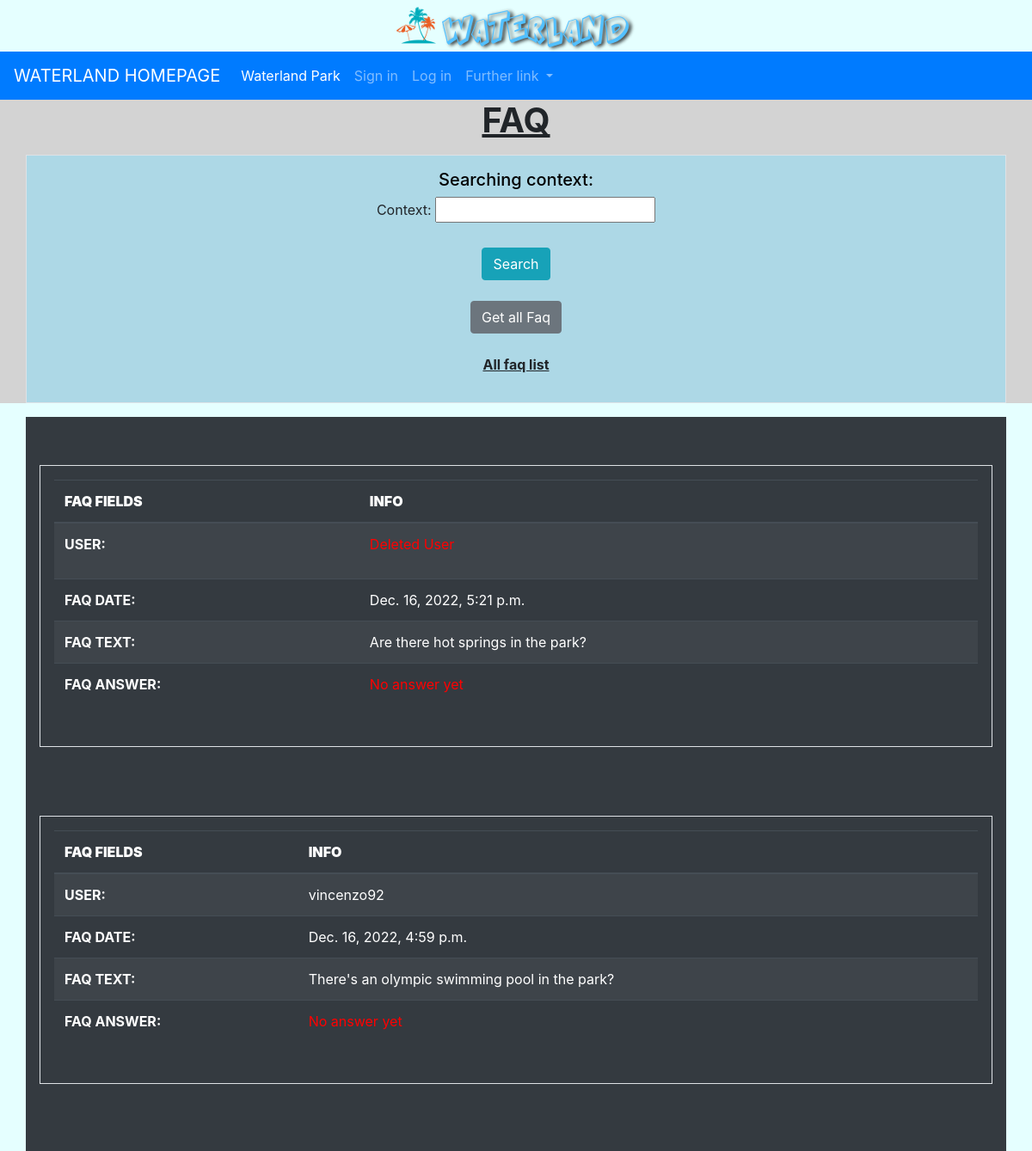
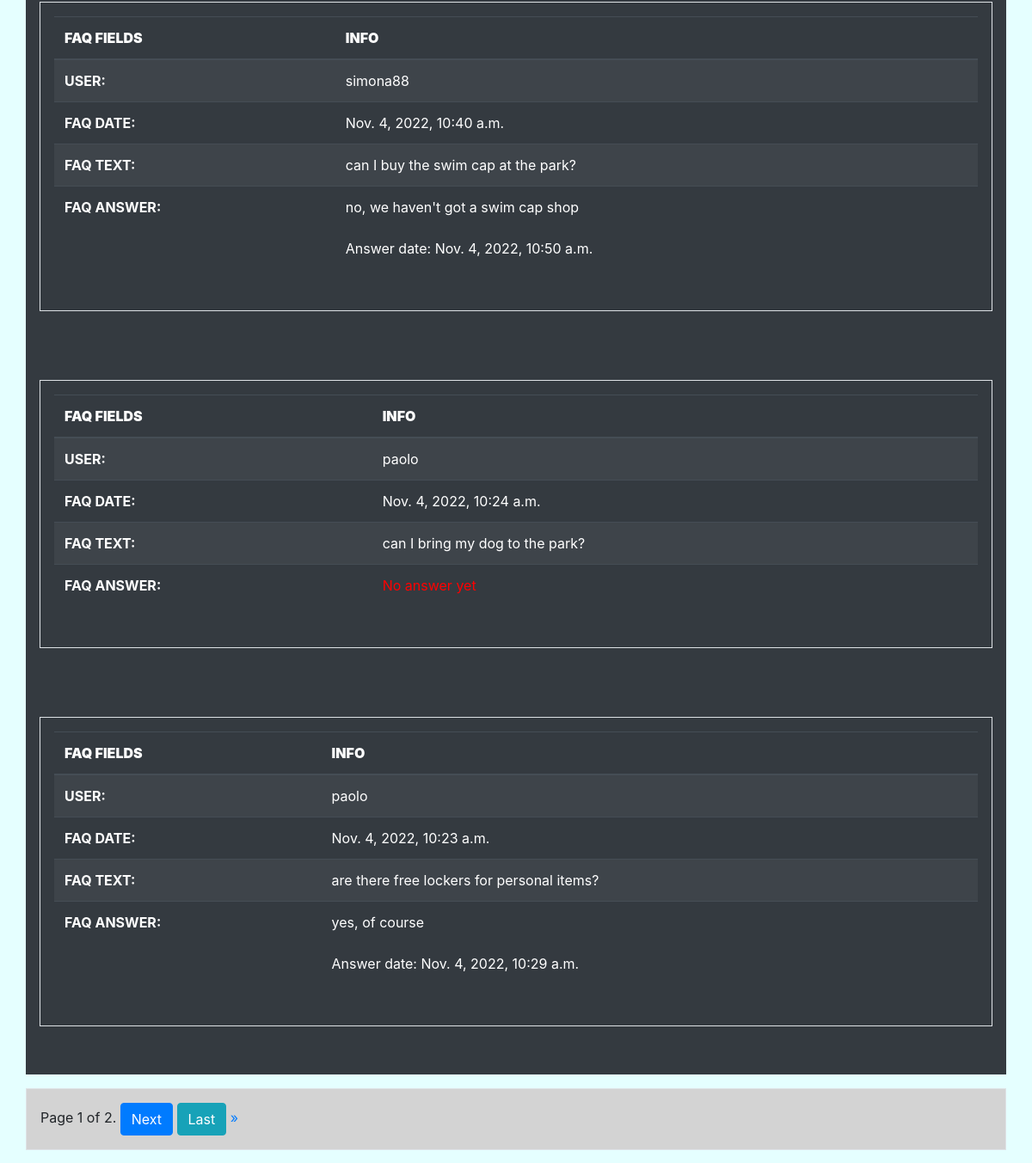
/reviewpark/faq/ (upper part), run on an earlier commit of the app's database (2 pictures, top to bottom).
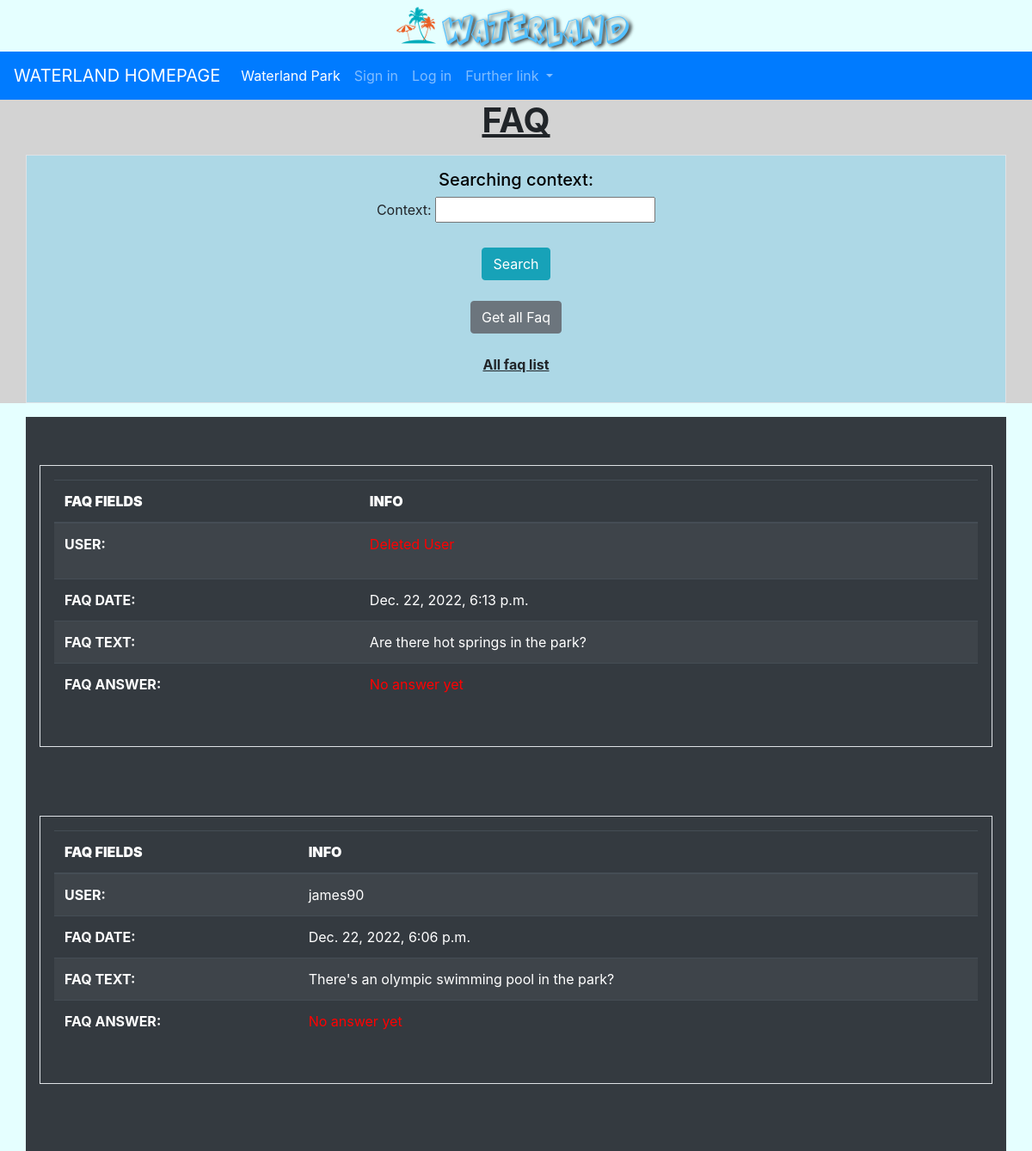
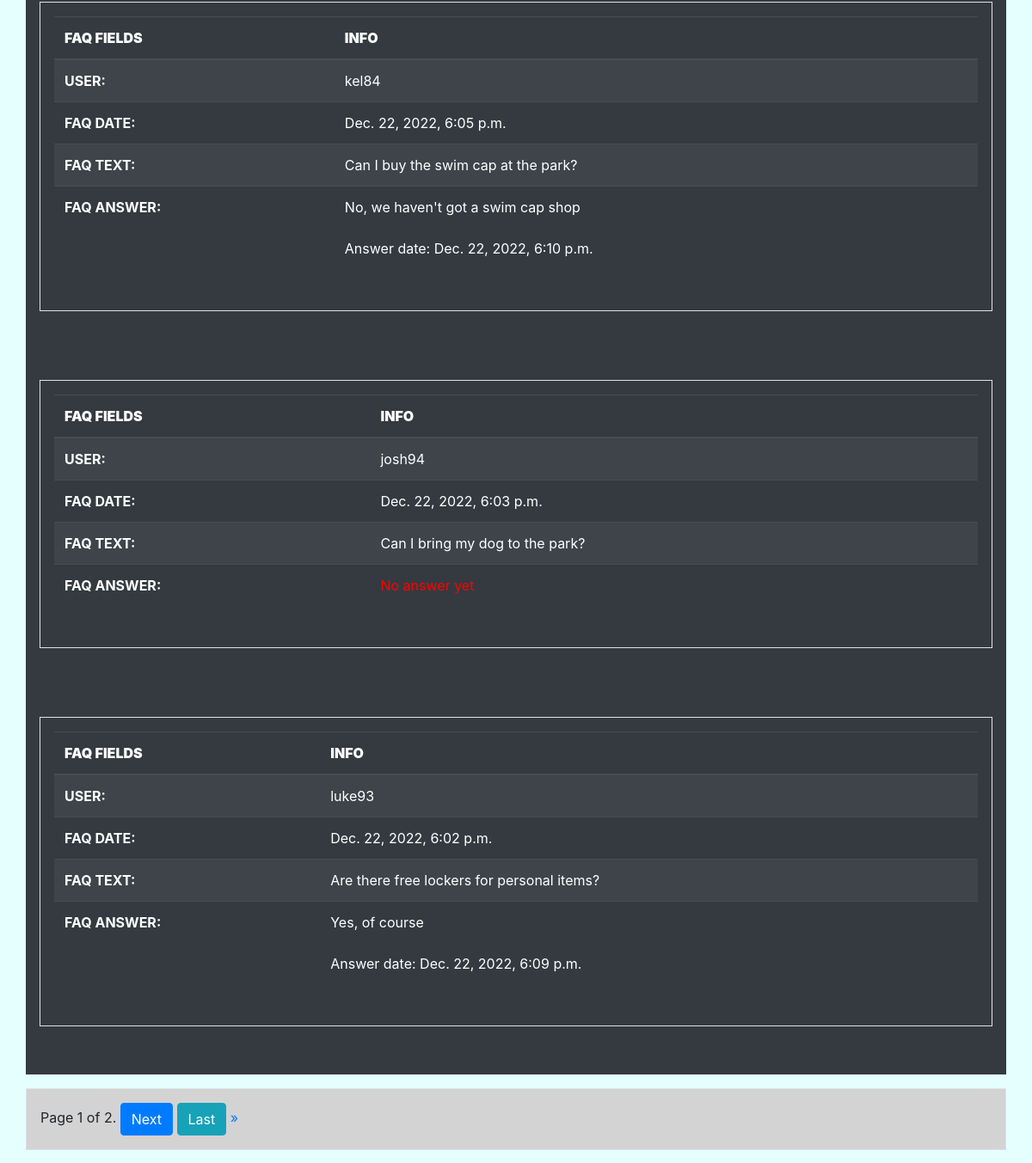
And on a later commit of the database (2 pictures, top to bottom).
### reviewpark/models.py (models this page shows, shortened)
class Faq(models.Model):
    customer = models.ForeignKey(myUser, on_delete=models.SET_NULL, null=True)
    faq_date = models.DateTimeField(default=timezone.now, null=False, blank=False)
    ask = models.TextField(max_length=300, null=False, blank=False, help_text='Write your question here, max 300 characters', verbose_name='FAQ')
    answare = models.TextField(max_length=500, null=True, default=None,
                               help_text='Answare to the customer\'s question here, max 500 characters', verbose_name='Answer')
    answare_date = models.DateTimeField(null=True, default=None)
    class Meta:
        verbose_name_plural = 'FAQ'

### userpark/models.py (models this page shows, shortened)
class User(AbstractUser):
    GENDER_CHOICES = (
        ('M', 'Male'),
        ('F', 'Female'),
    )
    gender = models.CharField(max_length=1, choices=GENDER_CHOICES, help_text="Are you male or female?", null=True, default=None)
    birth_date = models.DateField(help_text="Place your birthday here", null=True,
                                  validators=[MaxValueValidator(limit_value=date.today()-timedelta(days=(365*7))),
                                              MinValueValidator(limit_value=date.today()-timedelta(days=(365*100)))], default=None)
    staff_assigned_code = models.CharField(max_length=5, help_text="Place your staff code here", null=True, unique=True, default=None)
    is_staff_member = models.BooleanField(default=False)
    propic = models.ImageField(upload_to=media_directory_path, blank=True, null=True,
                               default=None, help_text='Add your profile picture here', verbose_name='Picture Profile')
    slug = models.SlugField(null=False, unique=True)  # max length disabled

### reviewpark/views.py (the view)
# urls.py: path('faq/', FaqListView.as_view(), name='faq'),
class FaqListView(ListView):
    model = Faq
    template_name = 'reviewpark/faq/faq_list.html'
    context_object_name = "faq_list"  # default is object_list
    paginate_by = 5
    def get_queryset(self):
        queryset = Faq.objects.all().order_by('-faq_date')   # DESC date, default ASC
        return queryset

### reviewpark/templates/reviewpark/faq/faq_list.html (shortened to what this page needs)
{% extends 'navbase.html' %}
{% block bodybase %}
    <div class="text-center" style="background-color: lightgray">
        <h1><strong><u>FAQ</u></strong></h1>
        <div class="container p-3 my-3 border" style="background: lightblue">
            <div class="text-center">
                <h5 style="color: black">Searching context:</h5>
                <form action="{% url 'reviewpark:faq-search-context' %}" method="get">
                    <label for="contextform">Context:</label>
                    <input type="text" id="contextform" name="contextform" required><br><br>
                    <button type="submit" class="btn btn-info">Search</button>
                </form><br>
                <a href="{% url 'reviewpark:faq' %}"><button type="button" class="btn btn-secondary">Get all Faq</button></a>
                {% if request.GET.contextform %}
                    <br><br>
                    <p><strong><u>Searching for "{{ request.GET.contextform }}" context</u></strong></p>
                {% else %}
                    <br><br>
                    <p><strong><u>All faq list</u></strong></p>
                {% endif %}
            </div>
        </div>
    </div>
    <div class="container p-3 my-3 bg-dark text-white">
    {% for faq in faq_list %}
        <br>
        <div class="container p-3 my-3 border">
        <table class="table table-striped table-dark">
          <thead>
            <tr>
                <th scope="col"><strong>FAQ FIELDS</strong></th>
              <th scope="col"><strong>INFO</strong></th>
            </tr>
          </thead>
        <tbody>
            <tr>
            <th scope="row">USER:</th>
             {% if faq.customer %}
                <td>{{ faq.customer.get_username }}</td>
             {% else %}
                 <td><p style="color: red">Deleted User</p></td>
             {% endif %}
            </tr>
            <tr>
            <th scope="row">FAQ DATE:</th>
             <td>{{ faq.faq_date }}</td>
            </tr>
            <tr>
            <th scope="row">FAQ TEXT:</th>
             <td>{{ faq.ask }}</td>
            </tr>
            <tr>
             {% if faq.answare %}
                <th scope="row">FAQ ANSWER:</th>
                <td>{{ faq.answare }}<br><br><p>Answer date: {{ faq.answare_date }}</p></td>
             {% else %}
                <th scope="row">FAQ ANSWER:</th>
                 <td><p style="color: red">No answer yet</p></td>
             {% endif %}
            </tr>
         </tbody>
        </table>
        </div>
        <br>
    {% empty %}
        <div class="text-center">
            <h1 class="display-1"><strong>NO FAQ YET</strong></h1>
        </div>
    {% endfor %}
    </div>
    <div class="container p-3 my-3 border" style="background-color: lightgray">
        <div class="pagination">
        <span class="step-links">
            <span class="current">
                Page {{ page_obj.number }} of {{ page_obj.paginator.num_pages }}.
            </span>
            {% if page_obj.has_next %}
                <a href="?page={{ page_obj.next_page_number }}{% if request.GET.contextform %}&contextform={{ request.GET.contextform }}{% endif %}"><button type="button" class="btn btn-primary">Next</button></a>
                <a href="?page={{ page_obj.paginator.num_pages }}{% if request.GET.contextform %}&contextform={{ request.GET.contextform }}{% endif %}"><button type="button" class="btn btn-info">Last</button> &raquo;</a>
            {% endif %}
        </span>
        </div>
    </div>
{% endblock %}

What changed in the data, as far as the page shows it:
removed Faq: faq_date "Dec. 16, 2022, 5:21 p.m.", ask "Are there hot springs in the park?", shows "FAQ ANSWER:"
removed Faq: customer.get_username "vincenzo92", faq_date "Dec. 16, 2022, 4:59 p.m.", ask "There's an olympic swimming pool in the park?", shows "FAQ ANSWER:"
added Faq: faq_date "Dec. 22, 2022, 6:13 p.m.", ask "Are there hot springs in the park?", shows "FAQ ANSWER:"
added Faq: customer.get_username "james90", faq_date "Dec. 22, 2022, 6:06 p.m.", ask "There's an olympic swimming pool in the park?", shows "FAQ ANSWER:"
changed Faq: customer.get_username "simona88" → "kel84"; faq_date "Nov. 4, 2022, 10:40 a.m." → "Dec. 22, 2022, 6:05 p.m."; ask "can I buy the swim cap at the park?" → "Can I buy the swim cap at the park?"; answare "no, we haven't got a swim cap shop" → "No, we haven't got a swim cap shop"; answare_date "Nov. 4, 2022, 10:50 a.m." → "Dec. 22, 2022, 6:10 p.m."
changed Faq: customer.get_username "paolo" → "josh94"; faq_date "Nov. 4, 2022, 10:24 a.m." → "Dec. 22, 2022, 6:03 p.m."; ask "can I bring my dog to the park?" → "Can I bring my dog to the park?"
changed Faq: customer.get_username "paolo" → "luke93"; faq_date "Nov. 4, 2022, 10:23 a.m." → "Dec. 22, 2022, 6:02 p.m."; ask "are there free lockers for personal items?" → "Are there free lockers for personal items?"; answare "yes, of course" → "Yes, of course"; answare_date "Nov. 4, 2022, 10:29 a.m." → "Dec. 22, 2022, 6:09 p.m."
